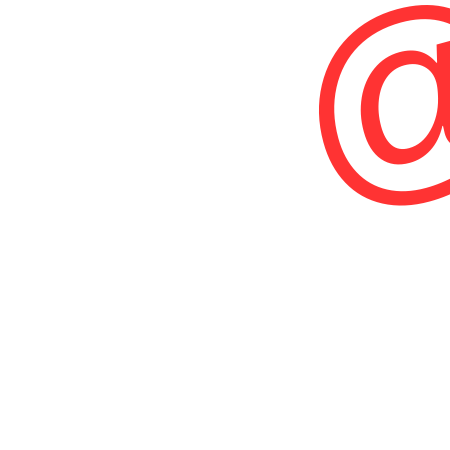
Frame 1 (no input)
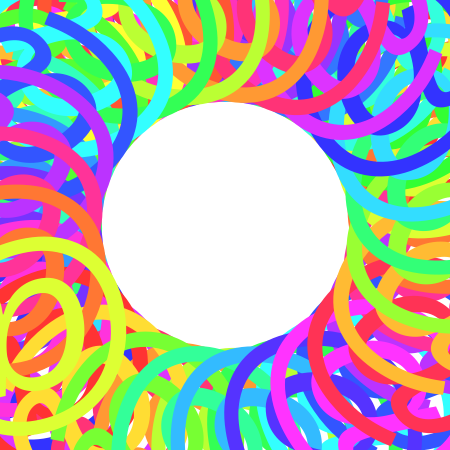
Frame 60 (no input)
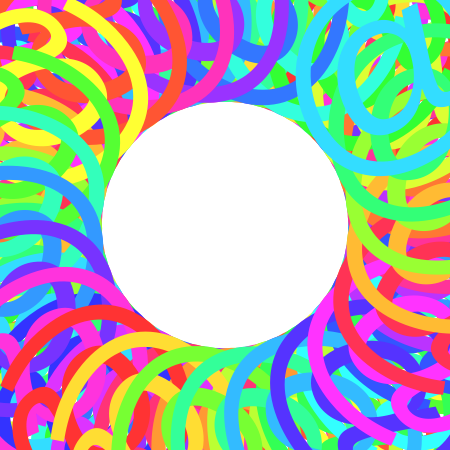
Frame 120 (the mouse pressed at the canvas centre since frame 60)

The p5.js sketch that drew these frames (run headless with seeded random() and noise() and a simulated clock; from frame 60 on, the mouse is pressed at the canvas centre):

// p5.js sketch
// ── sketch.js
// This piece of code is interesting as it creates a rotating "@" symbol that changes colour as it rotates, resembling a rainbow springy toy.

i=0,k=225;
// i tracks how far we've rotated so far (also reused for color); 
// k is a fixed size used both for text size and as the center point of the canvas

function setup(){
    createCanvas(450,450); // makes a 450x450px canvas
    textSize(k); // sets text size to 225px, since k=225
    colorMode(HSB, 360, 100, 100); // switch colour mode to HSB
    //frameRate(20);
}

function draw(){
    //background(220, 25);
    translate(k,k); // moves the origin (0,0) to the center of the canvas
    fill(i % 360, 80, 100); // sets fill colour: hue cycles through the color wheel as i grows, high saturation/brightness
    rotate(i+=+50); // increases i by 50, then rotates the canvas by that new i value (in radians)
    text("@",99,0)  // draws "@" 99px to the right of center, at the now-rotated angle
}
